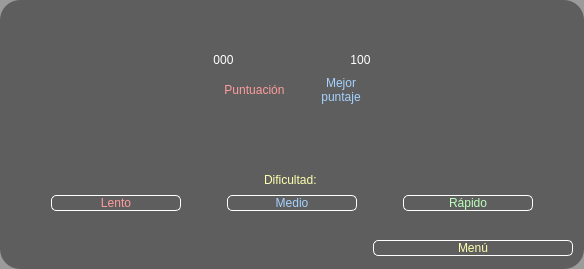
              <widget class="QWidget" name="multijugador">
               <property name="styleSheet">
                <string notr="true">QWidget {
	background-color: rgba(0, 0, 0, 100); 
	border-radius:20px;
}

QPushButton {
	font: 87 20pt &quot;Txt&quot;;
	background-color: #000000ff;
}

QPushButton:hover {
	background-color: black;
}</string>
               </property>
               <layout class="QVBoxLayout" name="verticalLayout_18">
                <item>
                 <widget class="QLabel" name="label_nombre_jugador">
                  <property name="styleSheet">
                   <string notr="true">font: 700 35pt &quot;MS Sans Serif&quot;;
color: rgb(255, 255, 255);
background-color: #000000ff;

</string>
                  </property>
                  <property name="text">
                   <string/>
                  </property>
                  <property name="alignment">
                   <set>Qt::AlignCenter</set>
                  </property>
                 </widget>
                </item>
                <item>
                 <spacer name="verticalSpacer_24">
                  <property name="orientation">
                   <enum>Qt::Vertical</enum>
                  </property>
                  <property name="sizeHint" stdset="0">
                   <size>
                    <width>20</width>
                    <height>19</height>
                   </size>
                  </property>
                 </spacer>
                </item>
                <item>
                 <layout class="QHBoxLayout" name="horizontalLayout_2">
                  <item>
                   <spacer name="horizontalSpacer_47">
                    <property name="orientation">
                     <enum>Qt::Horizontal</enum>
                    </property>
                    <property name="sizeHint" stdset="0">
                     <size>
                      <width>40</width>
                      <height>20</height>
                     </size>
                    </property>
                   </spacer>
                  </item>
                  <item>
                   <widget class="QLabel" name="puntaje_actual">
                    <property name="styleSheet">
                     <string notr="true">font: 700 35pt &quot;MS Sans Serif&quot;;
color: rgb(255, 255, 255);
background-color: #000000ff;
</string>
                    </property>
                    <property name="text">
                     <string>000</string>
                    </property>
                    <property name="alignment">
                     <set>Qt::AlignCenter</set>
                    </property>
                   </widget>
                  </item>
                  <item>
                   <spacer name="horizontalSpacer_46">
                    <property name="orientation">
                     <enum>Qt::Horizontal</enum>
                    </property>
                    <property name="sizeType">
                     <enum>QSizePolicy::Fixed</enum>
                    </property>
                    <property name="sizeHint" stdset="0">
                     <size>
                      <width>110</width>
                      <height>20</height>
                     </size>
                    </property>
                   </spacer>
                  </item>
                  <item>
                   <widget class="QLabel" name="label_30">
                    <property name="styleSheet">
                     <string notr="true">font: 700 35pt &quot;MS Sans Serif&quot;;
color: rgb(255, 255, 255);
background-color: #000000ff;
</string>
                    </property>
                    <property name="text">
                     <string>100</string>
                    </property>
                    <property name="alignment">
                     <set>Qt::AlignCenter</set>
                    </property>
                   </widget>
                  </item>
                  <item>
                   <spacer name="horizontalSpacer_45">
                    <property name="orientation">
                     <enum>Qt::Horizontal</enum>
                    </property>
                    <property name="sizeHint" stdset="0">
                     <size>
                      <width>40</width>
                      <height>20</height>
                     </size>
                    </property>
                   </spacer>
                  </item>
                 </layout>
                </item>
                <item>
                 <layout class="QHBoxLayout" name="horizontalLayout_3">
                  <item>
                   <spacer name="horizontalSpacer_42">
                    <property name="orientation">
                     <enum>Qt::Horizontal</enum>
                    </property>
                    <property name="sizeHint" stdset="0">
                     <size>
                      <width>40</width>
                      <height>20</height>
                     </size>
                    </property>
                   </spacer>
                  </item>
                  <item>
                   <widget class="QLabel" name="label_10">
                    <property name="styleSheet">
                     <string notr="true">font: 87 20pt &quot;Txt&quot;;
color: rgb(255, 156, 156);
background-color: #000000ff;</string>
                    </property>
                    <property name="text">
                     <string>Puntuación</string>
                    </property>
                    <property name="alignment">
                     <set>Qt::AlignCenter</set>
                    </property>
                   </widget>
                  </item>
                  <item>
                   <spacer name="horizontalSpacer_43">
                    <property name="orientation">
                     <enum>Qt::Horizontal</enum>
                    </property>
                    <property name="sizeType">
                     <enum>QSizePolicy::Fixed</enum>
                    </property>
                    <property name="sizeHint" stdset="0">
                     <size>
                      <width>30</width>
                      <height>20</height>
                     </size>
                    </property>
                   </spacer>
                  </item>
                  <item>
                   <widget class="QLabel" name="label_32">
                    <property name="styleSheet">
                     <string notr="true">font: 87 20pt &quot;Txt&quot;;
color: rgb(165, 210, 255);
background-color: #000000ff;

	</string>
                    </property>
                    <property name="text">
                     <string>Mejor 
puntaje</string>
                    </property>
                    <property name="alignment">
                     <set>Qt::AlignCenter</set>
                    </property>
                   </widget>
                  </item>
                  <item>
                   <spacer name="horizontalSpacer_44">
                    <property name="orientation">
                     <enum>Qt::Horizontal</enum>
                    </property>
                    <property name="sizeHint" stdset="0">
                     <size>
                      <width>40</width>
                      <height>20</height>
                     </size>
                    </property>
                   </spacer>
                  </item>
                 </layout>
                </item>
                <item>
                 <spacer name="verticalSpacer_26">
                  <property name="orientation">
                   <enum>Qt::Vertical</enum>
                  </property>
                  <property name="sizeHint" stdset="0">
                   <size>
                    <width>20</width>
                    <height>18</height>
                   </size>
                  </property>
                 </spacer>
                </item>
                <item>
                 <layout class="QHBoxLayout" name="horizontalLayout_19">
                  <item>
                   <spacer name="horizontalSpacer_41">
                    <property name="orientation">
                     <enum>Qt::Horizontal</enum>
                    </property>
                    <property name="sizeHint" stdset="0">
                     <size>
                      <width>40</width>
                      <height>20</height>
                     </size>
                    </property>
                   </spacer>
                  </item>
                  <item>
                   <widget class="QPushButton" name="iniciar_multijugador">
                    <property name="maximumSize">
                     <size>
                      <width>70</width>
                      <height>70</height>
                     </size>
                    </property>
                    <property name="styleSheet">
                     <string notr="true">QPushButton:hover {
	background-color: qradialgradient(spread:pad, cx:0.5, cy:0.5, radius:0.5, fx:0.5, fy:0.5, stop:0 rgba(0, 255, 69, 255), stop:0.375 rgba(215, 255, 208, 117), stop:0.44 rgba(142, 252, 128, 80), stop:0.710227 rgba(173, 255, 162, 135), stop:0.727273 rgba(255, 255, 255, 255), stop:0.795455 rgba(132, 255, 165, 156), stop:1 rgba(255, 255, 255, 0));
	border-radius:20px;
}</string>
                    </property>
                    <property name="text">
                     <string/>
                    </property>
                    <property name="icon">
                     <iconset>
                      <normaloff>imagenes/play.png</normaloff>imagenes/play.png</iconset>
                    </property>
                    <property name="iconSize">
                     <size>
                      <width>70</width>
                      <height>70</height>
                     </size>
                    </property>
                   </widget>
                  </item>
                  <item>
                   <spacer name="horizontalSpacer_38">
                    <property name="orientation">
                     <enum>Qt::Horizontal</enum>
                    </property>
                    <property name="sizeHint" stdset="0">
                     <size>
                      <width>40</width>
                      <height>20</height>
                     </size>
                    </property>
                   </spacer>
                  </item>
                 </layout>
                </item>
                <item>
                 <spacer name="verticalSpacer_27">
                  <property name="orientation">
                   <enum>Qt::Vertical</enum>
                  </property>
                  <property name="sizeHint" stdset="0">
                   <size>
                    <width>20</width>
                    <height>19</height>
                   </size>
                  </property>
                 </spacer>
                </item>
                <item>
                 <widget class="QLabel" name="label_31">
                  <property name="styleSheet">
                   <string notr="true">font: 87 20pt &quot;Txt&quot;;
color: rgb(255, 255, 175);
background-color: #000000ff;

	</string>
                  </property>
                  <property name="text">
                   <string>Dificultad: </string>
                  </property>
                  <property name="alignment">
                   <set>Qt::AlignCenter</set>
                  </property>
                 </widget>
                </item>
                <item>
                 <layout class="QHBoxLayout" name="horizontalLayout_20">
                  <item>
                   <spacer name="horizontalSpacer_2">
                    <property name="orientation">
                     <enum>Qt::Horizontal</enum>
                    </property>
                    <property name="sizeHint" stdset="0">
                     <size>
                      <width>40</width>
                      <height>20</height>
                     </size>
                    </property>
                   </spacer>
                  </item>
                  <item>
                   <widget class="QPushButton" name="lento">
                    <property name="minimumSize">
                     <size>
                      <width>130</width>
                      <height>0</height>
                     </size>
                    </property>
                    <property name="styleSheet">
                     <string notr="true">color: rgb(255, 156, 156);
border-radius: 5px;
border: 1px solid white;</string>
                    </property>
                    <property name="text">
                     <string>Lento</string>
                    </property>
                   </widget>
                  </item>
                  <item>
                   <spacer name="horizontalSpacer_3">
                    <property name="orientation">
                     <enum>Qt::Horizontal</enum>
                    </property>
                    <property name="sizeHint" stdset="0">
                     <size>
                      <width>40</width>
                      <height>20</height>
                     </size>
                    </property>
                   </spacer>
                  </item>
                  <item>
                   <widget class="QPushButton" name="medio">
                    <property name="minimumSize">
                     <size>
                      <width>130</width>
                      <height>0</height>
                     </size>
                    </property>
                    <property name="styleSheet">
                     <string notr="true">color: rgb(165, 210, 255);
border-radius: 5px;
border: 1px solid white;</string>
                    </property>
                    <property name="text">
                     <string>Medio</string>
                    </property>
                   </widget>
                  </item>
                  <item>
                   <spacer name="horizontalSpacer_35">
                    <property name="orientation">
                     <enum>Qt::Horizontal</enum>
                    </property>
                    <property name="sizeHint" stdset="0">
                     <size>
                      <width>40</width>
                      <height>20</height>
                     </size>
                    </property>
                   </spacer>
                  </item>
                  <item>
                   <widget class="QPushButton" name="rapido">
                    <property name="minimumSize">
                     <size>
                      <width>130</width>
                      <height>0</height>
                     </size>
                    </property>
                    <property name="styleSheet">
                     <string notr="true">color: rgb(188, 255, 187);
border-radius: 5px;
border: 1px solid white;</string>
                    </property>
                    <property name="text">
                     <string>Rápido</string>
                    </property>
                   </widget>
                  </item>
                  <item>
                   <spacer name="horizontalSpacer_36">
                    <property name="orientation">
                     <enum>Qt::Horizontal</enum>
                    </property>
                    <property name="sizeHint" stdset="0">
                     <size>
                      <width>40</width>
                      <height>20</height>
                     </size>
                    </property>
                   </spacer>
                  </item>
                 </layout>
                </item>
                <item>
                 <spacer name="verticalSpacer_25">
                  <property name="orientation">
                   <enum>Qt::Vertical</enum>
                  </property>
                  <property name="sizeHint" stdset="0">
                   <size>
                    <width>20</width>
                    <height>19</height>
                   </size>
                  </property>
                 </spacer>
                </item>
                <item>
                 <layout class="QHBoxLayout" name="horizontalLayout_21">
                  <item>
                   <spacer name="horizontalSpacer_37">
                    <property name="orientation">
                     <enum>Qt::Horizontal</enum>
                    </property>
                    <property name="sizeHint" stdset="0">
                     <size>
                      <width>40</width>
                      <height>20</height>
                     </size>
                    </property>
                   </spacer>
                  </item>
                  <item>
                   <widget class="QPushButton" name="menu_s">
                    <property name="minimumSize">
                     <size>
                      <width>200</width>
                      <height>0</height>
                     </size>
                    </property>
                    <property name="maximumSize">
                     <size>
                      <width>200</width>
                      <height>16777215</height>
                     </size>
                    </property>
                    <property name="styleSheet">
                     <string notr="true">color: rgb(255, 255, 175);
border-radius: 5px;
border: 1px solid white;</string>
                    </property>
                    <property name="text">
                     <string>Menú</string>
                    </property>
                   </widget>
                  </item>
                 </layout>
                </item>
               </layout>
              </widget>
